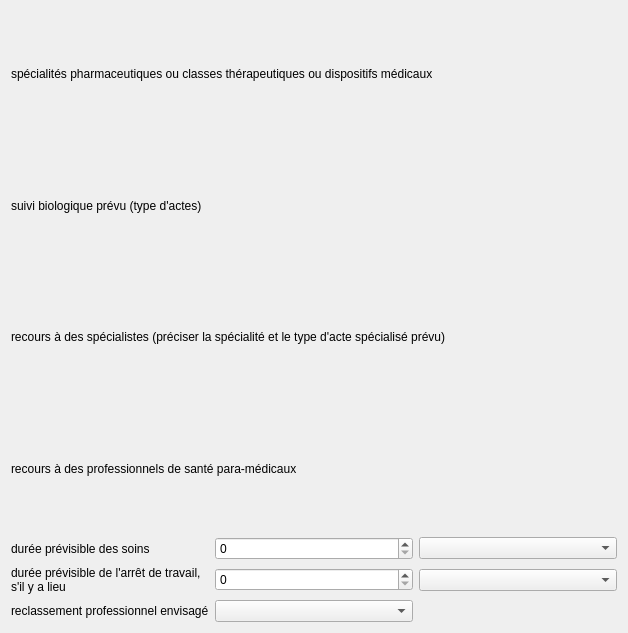
<?xml version="1.0" encoding="UTF-8"?>
<ui version="4.0">
 <class>form</class>
 <widget class="QWidget" name="form">
  <property name="geometry">
   <rect>
    <x>0</x>
    <y>0</y>
    <width>628</width>
    <height>633</height>
   </rect>
  </property>
  <property name="windowTitle">
   <string/>
  </property>
  <layout class="QGridLayout" name="gridLayout">
   <item row="8" column="0">
    <widget class="QLabel" name="label_5">
     <property name="text">
      <string>durée prévisible des soins</string>
     </property>
     <property name="alignment">
      <set>Qt::AlignLeading|Qt::AlignLeft|Qt::AlignVCenter</set>
     </property>
     <property name="wordWrap">
      <bool>true</bool>
     </property>
    </widget>
   </item>
   <item row="10" column="0">
    <widget class="QLabel" name="label_7">
     <property name="text">
      <string>reclassement professionnel envisagé</string>
     </property>
     <property name="alignment">
      <set>Qt::AlignLeading|Qt::AlignLeft|Qt::AlignVCenter</set>
     </property>
     <property name="wordWrap">
      <bool>true</bool>
     </property>
    </widget>
   </item>
   <item row="1" column="0" colspan="3">
    <layout class="QVBoxLayout" name="pharmaLayout"/>
   </item>
   <item row="9" column="1">
    <widget class="QSpinBox" name="dureeATValue"/>
   </item>
   <item row="8" column="2">
    <widget class="QComboBox" name="dureeSoinsScheme"/>
   </item>
   <item row="8" column="1">
    <widget class="QSpinBox" name="dureeSoinsValue"/>
   </item>
   <item row="6" column="0" colspan="3">
    <widget class="QLabel" name="label_4">
     <property name="text">
      <string>recours à des professionnels de santé para-médicaux</string>
     </property>
     <property name="alignment">
      <set>Qt::AlignLeading|Qt::AlignLeft|Qt::AlignVCenter</set>
     </property>
     <property name="wordWrap">
      <bool>true</bool>
     </property>
    </widget>
   </item>
   <item row="2" column="0" colspan="3">
    <widget class="QLabel" name="label_2">
     <property name="text">
      <string>suivi biologique prévu (type d'actes)</string>
     </property>
     <property name="alignment">
      <set>Qt::AlignLeading|Qt::AlignLeft|Qt::AlignVCenter</set>
     </property>
     <property name="wordWrap">
      <bool>true</bool>
     </property>
    </widget>
   </item>
   <item row="9" column="2">
    <widget class="QComboBox" name="dureeATVScheme"/>
   </item>
   <item row="0" column="0" colspan="3">
    <widget class="QLabel" name="label">
     <property name="text">
      <string>spécialités pharmaceutiques ou classes thérapeutiques ou dispositifs médicaux</string>
     </property>
     <property name="alignment">
      <set>Qt::AlignLeading|Qt::AlignLeft|Qt::AlignVCenter</set>
     </property>
     <property name="wordWrap">
      <bool>true</bool>
     </property>
    </widget>
   </item>
   <item row="3" column="0" colspan="3">
    <layout class="QVBoxLayout" name="bioLayout"/>
   </item>
   <item row="5" column="0" colspan="3">
    <layout class="QVBoxLayout" name="recSpeLayout"/>
   </item>
   <item row="7" column="0" colspan="3">
    <layout class="QVBoxLayout" name="recProLayout"/>
   </item>
   <item row="10" column="1">
    <widget class="QComboBox" name="reclassement"/>
   </item>
   <item row="9" column="0">
    <widget class="QLabel" name="label_6">
     <property name="text">
      <string>durée prévisible de l'arrêt de travail, s'il y a lieu</string>
     </property>
     <property name="alignment">
      <set>Qt::AlignLeading|Qt::AlignLeft|Qt::AlignVCenter</set>
     </property>
     <property name="wordWrap">
      <bool>true</bool>
     </property>
    </widget>
   </item>
   <item row="4" column="0" colspan="3">
    <widget class="QLabel" name="label_3">
     <property name="text">
      <string>recours à des spécialistes (préciser la spécialité et le type d'acte spécialisé prévu)</string>
     </property>
     <property name="alignment">
      <set>Qt::AlignLeading|Qt::AlignLeft|Qt::AlignVCenter</set>
     </property>
     <property name="wordWrap">
      <bool>true</bool>
     </property>
    </widget>
   </item>
  </layout>
 </widget>
 <resources/>
 <connections/>
</ui>
